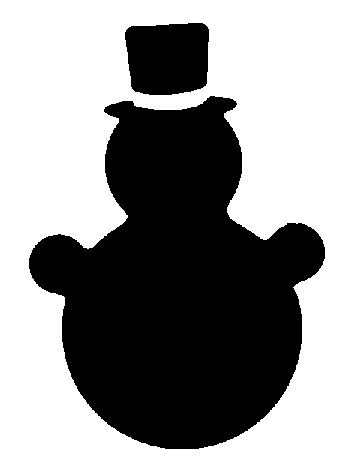
#> input picture source/examples/demo/images/snowman_mask.bmp, 350 x 469 px, found by its file name
$ jupyter execute --allow-errors 2020.ipynb
#> lines starting #> are read from the running program, lines starting #| are printed output that depends on the picture; after the words box and inside, x2 and y2 are one past the last pixel; in counts of white or black regions, pixels touching at a corner belong together
# Lets-Plot in 2020

## Preparation

[cell 1]
import io
import requests

import numpy as np
import pandas as pd
from PIL import Image

from lets_plot import *
from lets_plot.bistro.corr import *

#> (a cell that did not finish here is left out)

#> (a cell that did not finish here is left out)

## General Analytics

#> (a cell that did not finish here is left out)

[cell 5]
agg_features = {'files_changed': ['sum', 'mean'], \
                'insertions': ['sum', 'mean'], \
                'deletions': ['sum', 'mean'], \
                'diff': ['sum']}
#> (the rest of this cell did not finish here and is left out)

Looking at the total values, we clearly see that Igor Alshannikov and Ivan Kupriyanov outcompete the rest. But there is a real intrigue as to who takes the third place.

Meanwhile, we see more diversity in mean values of different contribution types.

#> (a cell that did not finish here is left out)

The peak of commit activity is about 18 p.m. The evening seems to be a good time to save daily results.

## Higher Resolution

#> (a cell that did not finish here is left out)

Some of the team members started their work only a few months ago, so they still have time to catch up next year.

#> (a cell that did not finish here is left out)

Usually no one works at the weekend. But if something needs to be done - it should be.

## And Finally...

#> (a cell that did not finish here is left out)

[cell 10]
MONTHS = ['Jan', 'Feb', 'Mar', 'Apr', 'May', 'Jun', 'Jul', 'Aug', 'Sep', 'Oct', 'Nov', 'Dec']
mask_width, mask_height = 60, 80

response = requests.get("https://raw.githubusercontent.com/JetBrains/lets-plot-docs/master/source/examples/demo/images/snowman_mask.bmp", timeout=5*60)
snowman_mask_image = Image.open(io.BytesIO(response.content))
#> snowman_mask_image is the input picture: PIL image 350x469 RGB; 57.9% white; 2 black regions, box (x1, y1, x2, y2) and area: (29, 96, 325, 449) 63782, (125, 23, 209, 95) 5390
mask = np.array(snowman_mask_image.resize((mask_width, mask_height), Image.Resampling.BILINEAR))
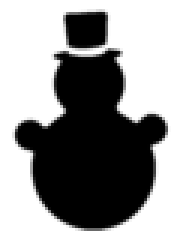
#> mask: shape (80, 60, 3) (shown 3 times larger); min 0, max 255, mean 147.5
grid = [[(0 if color.mean() > 255 / 2 else 1) for color in row] for row in mask]
#> grid = 80 items

grid_df = pd.DataFrame(grid).stack().to_frame('month_id')
#> grid_df = table of 4800 rows and 1 columns
grid_df.index.set_names(['y', 'x'], inplace=True)
grid_df = grid_df.reset_index()
#> grid_df = table of 4800 rows and 3 columns
grid_df.y = grid_df.y.max() - grid_df.y
grid_df = grid_df[grid_df['month_id'] > 0].reset_index(drop=True)
#> grid_df = table of 2022 rows and 3 columns

#> (the rest of this cell did not finish here and is left out)
